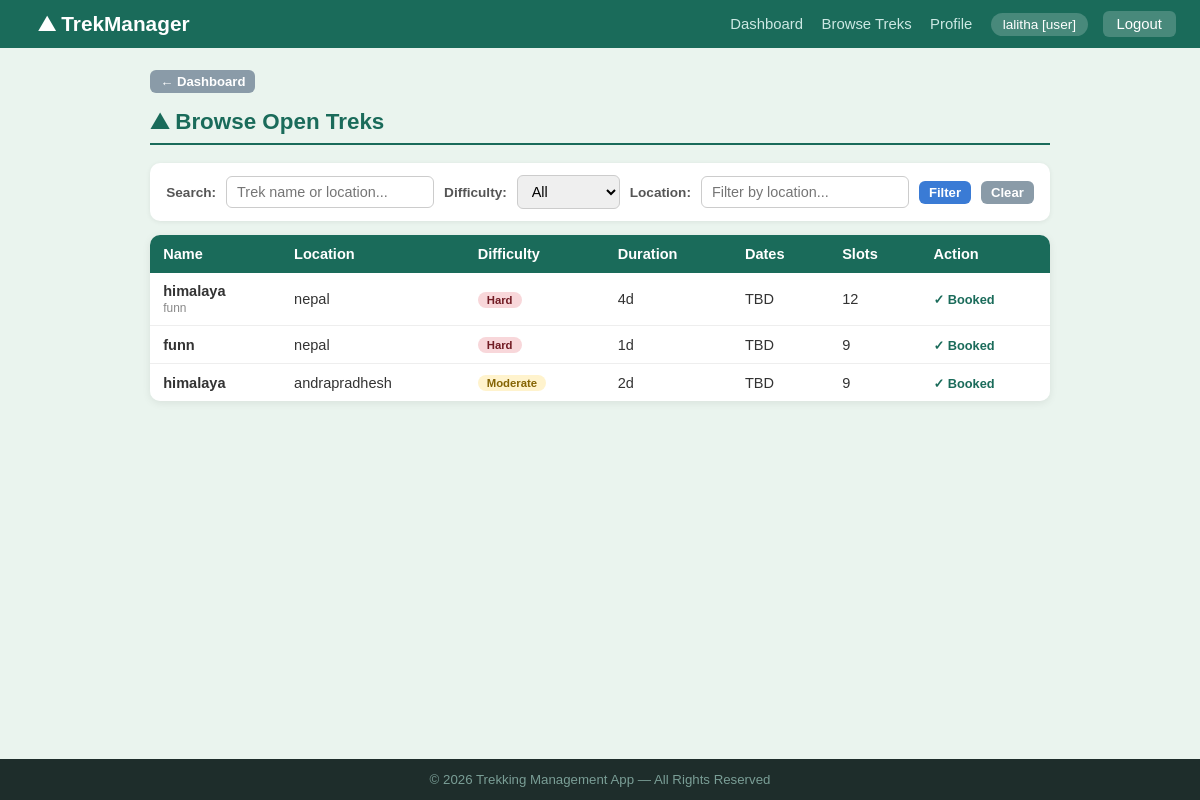
Before: /user/treks (signed in) with the older database file.
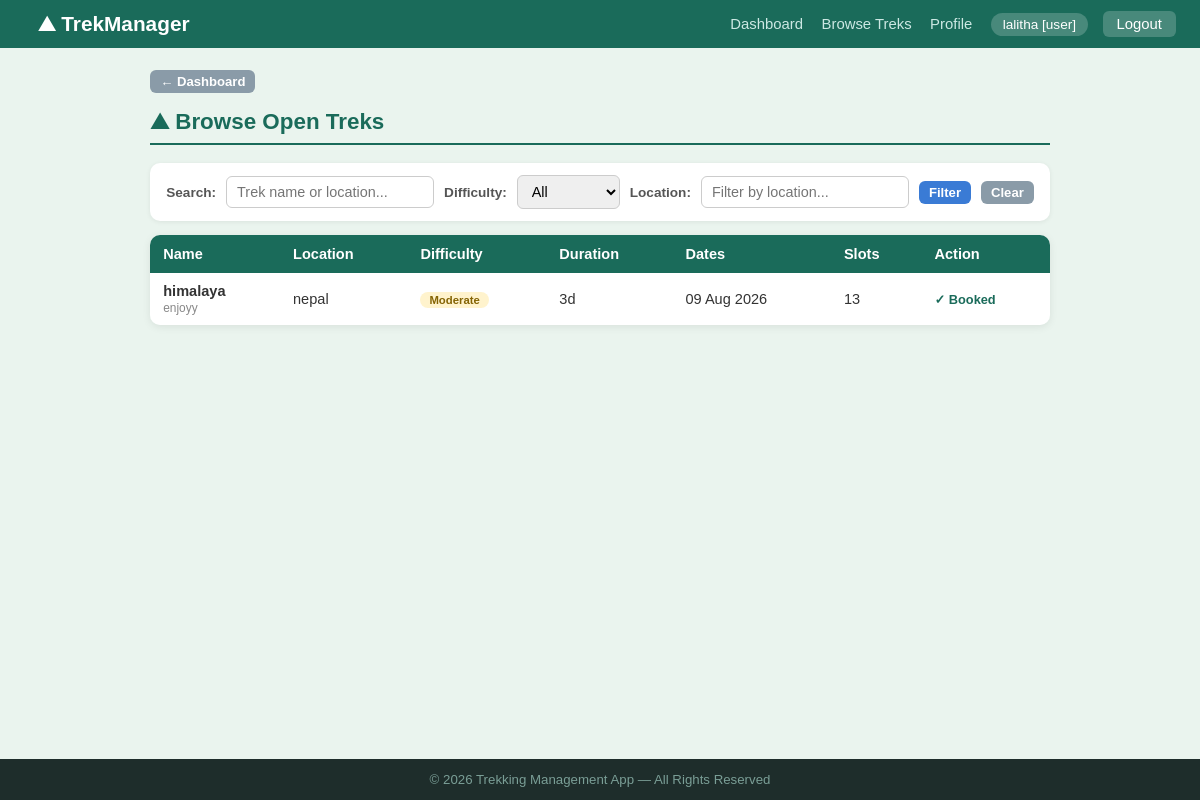
After: the same page with the newer database file.
### models.py (models this page shows, shortened)
class Trek(db.Model):
    __tablename__ = 'treks'
    id              = db.Column(db.Integer, primary_key=True)
    name            = db.Column(db.String(150), nullable=False)
    location        = db.Column(db.String(150), nullable=False)
    difficulty      = db.Column(db.String(20), nullable=False)          # Easy / Moderate / Hard
    duration        = db.Column(db.Integer, nullable=False)             # days
    available_slots = db.Column(db.Integer, nullable=False, default=10)
    total_slots     = db.Column(db.Integer, nullable=False, default=10)
    status          = db.Column(db.String(20), nullable=False, default='Approved')  # Approved / Open / Closed / Completed
    start_date      = db.Column(db.Date, nullable=True)
    end_date        = db.Column(db.Date, nullable=True)
    description     = db.Column(db.Text, nullable=True)
    created_at      = db.Column(db.DateTime, default=datetime.utcnow)
    assigned_staff_id = db.Column(db.Integer, db.ForeignKey('users.id'), nullable=True)
    assigned_staff    = db.relationship('User', backref='assigned_treks', foreign_keys=[assigned_staff_id])
    bookings = db.relationship('Booking', backref='trek', lazy=True)

### app.py (the view)
@app.route('/user/treks')
def user_browse_treks():
    user = get_current_user()
    if not user or user.role != 'user':
        flash('Access denied.', 'danger')
        return redirect(url_for('login'))
    q          = request.args.get('q', '').strip()
    difficulty = request.args.get('difficulty', '').strip()
    location   = request.args.get('location', '').strip()
    query = Trek.query.filter(Trek.status.in_(['Open', 'Approved']))
    if q:
        query = query.filter(Trek.name.ilike(f'%{q}%') | Trek.location.ilike(f'%{q}%'))
    if difficulty:
        query = query.filter_by(difficulty=difficulty)
    if location:
        query = query.filter(Trek.location.ilike(f'%{location}%'))
    treks = query.order_by(Trek.id.desc()).all()
    return render_template('user/browse_treks.html', treks=treks, q=q,
                           difficulty=difficulty, location=location)

### app.py (called while the page is built)
def get_current_user():
    if 'user_id' in session:
        return User.query.get(session['user_id'])
    return None

@app.context_processor
def inject_user():
    return dict(current_user=get_current_user)

### templates/user/browse_treks.html (shortened to what this page needs)
{% extends 'base.html' %}
{% block bodyclass %}bg-browse{% endblock %}
{% block content %}
<div class="container">
    <div style="margin-bottom:16px;">
        <a href="{{ url_for('user_dashboard') }}" class="btn btn-grey btn-sm">&larr; Dashboard</a>
    </div>
    <h2 class="page-title">&#9968; Browse Open Treks</h2>
    <div class="search-bar">
        <form action="{{ url_for('user_browse_treks') }}" method="get" style="display:flex; gap:10px; align-items:center; flex-wrap:wrap;">
            <label>Search:</label>
            <input type="text" name="q" value="{{ q }}" placeholder="Trek name or location...">
            <label>Difficulty:</label>
            <select name="difficulty">
                <option value="">All</option>
            </select>
            <label>Location:</label>
            <input type="text" name="location" value="{{ location }}" placeholder="Filter by location...">
            <button type="submit" class="btn btn-blue btn-sm">Filter</button>
            <a href="{{ url_for('user_browse_treks') }}" class="btn btn-grey btn-sm">Clear</a>
        </form>
    </div>
    {% if treks %}
    {% set user = current_user() %}
    <div class="table-wrap">
        <table>
            <thead><tr><th>Name</th><th>Location</th><th>Difficulty</th><th>Duration</th><th>Dates</th><th>Slots</th><th>Action</th></tr></thead>
            <tbody>
            {% for trek in treks %}
            {% set already = trek.bookings | selectattr('user_id','equalto',user.id) | selectattr('status','equalto','Booked') | list | length %}
            <tr>
                <td><b>{{ trek.name }}</b>{% if trek.description %}<br><span style="color:#888; font-size:0.82em;">{{ trek.description[:60] }}{% if trek.description|length > 60 %}...{% endif %}</span>{% endif %}</td>
                <td>{{ trek.location }}</td>
                <td><span class="badge badge-{{ trek.difficulty | lower }}">{{ trek.difficulty }}</span></td>
                <td>{{ trek.duration }}d</td>
                <td>{{ trek.start_date.strftime('%d %b %Y') if trek.start_date else 'TBD' }}</td>
                <td>{{ trek.available_slots }}{% if trek.available_slots == 0 %} <span style="color:#d9534f; font-size:0.8em;">(Full)</span>{% endif %}</td>
                <td>
                    {% if already %}
                        <span style="color:#1a6b5a; font-weight:bold; font-size:0.88em;">&#10003; Booked</span>
                    {% elif trek.available_slots == 0 %}
                        <span style="color:#d9534f; font-size:0.88em;">Full</span>
                    {% else %}
                        <form action="{{ url_for('user_book_trek', trek_id=trek.id) }}" method="post" style="display:inline;">
                            <button type="submit" class="btn btn-green btn-sm">Book Now</button>
                        </form>
                    {% endif %}
                </td>
            </tr>
            {% endfor %}
            </tbody>
        </table>
    </div>
    {% else %}
    <div class="alert alert-info">No open treks found. Try clearing your filters.</div>
    {% endif %}
</div>
{% endblock %}

Changed rows visible on the page:
no longer on this page (row edited): Trek: name "funn", location "nepal", difficulty "Hard", duration "1", start_date "TBD", available_slots "9"
removed Trek: name "himalaya", location "andrapradhesh", difficulty "Moderate", duration "2", start_date "TBD", available_slots "9"
changed Trek "himalaya": description "funn" → "enjoyy"; difficulty "Hard" → "Moderate"; duration "4" → "3"; start_date "TBD" → "09 Aug 2026"; available_slots "12" → "13"
